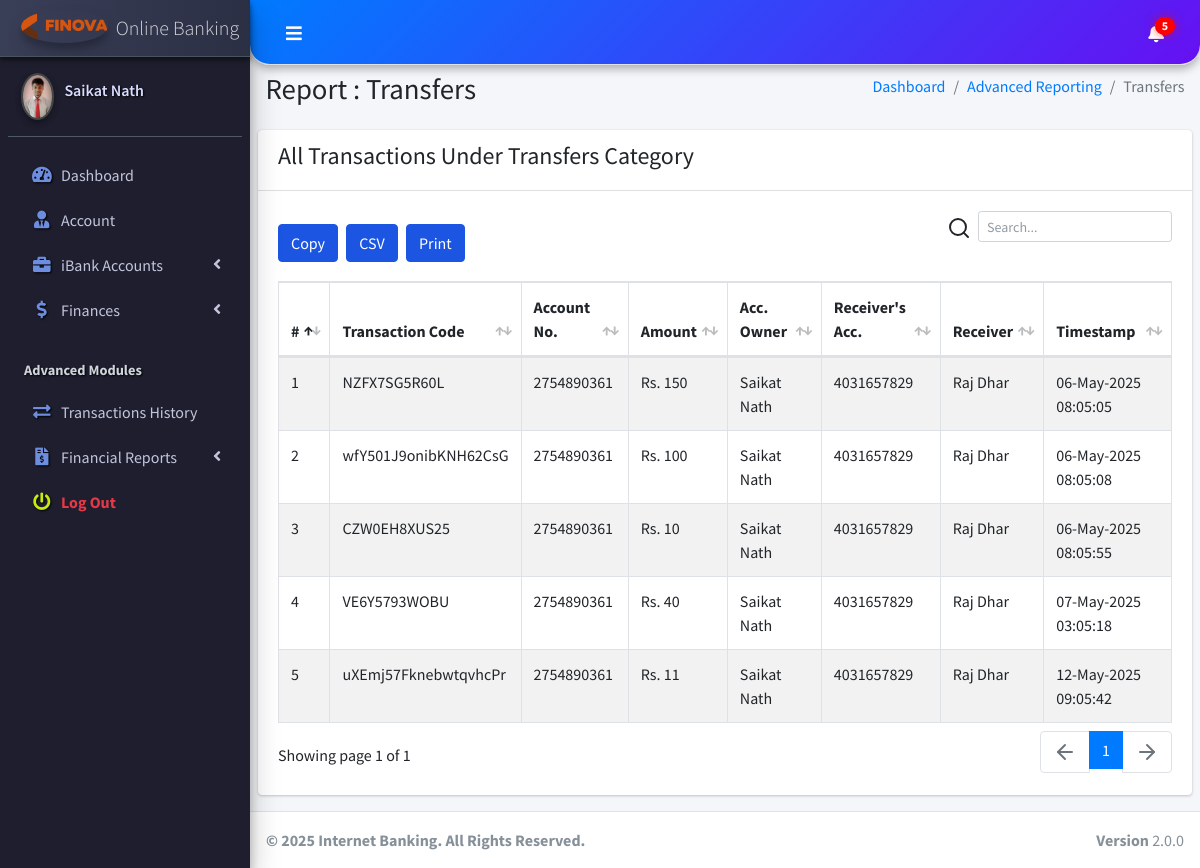
The app's page /client/pages_financial_reporting_transfers.php (signed in) with its own data.
### tables this page shows
CREATE TABLE `ib_systemsettings` (
  `id` int(20) NOT NULL,
  `sys_name` longtext NOT NULL,
  `sys_tagline` longtext NOT NULL,
  `sys_logo` varchar(200) NOT NULL
);

CREATE TABLE `ib_clients` (
  `client_id` int(11) NOT NULL,
  `name` varchar(200) NOT NULL,
  `national_id` varchar(200) NOT NULL,
  `phone` varchar(200) NOT NULL,
  `address` varchar(200) NOT NULL,
  `email` varchar(200) NOT NULL,
  `password` varchar(200) NOT NULL,
  `profile_pic` varchar(200) NOT NULL,
  `client_number` varchar(200) NOT NULL
);

CREATE TABLE `ib_transactions` (
  `tr_id` int(20) NOT NULL,
  `tr_code` varchar(200) NOT NULL,
  `account_id` varchar(200) NOT NULL,
  `acc_name` varchar(200) NOT NULL,
  `account_number` varchar(200) NOT NULL,
  `acc_type` varchar(200) NOT NULL,
  `acc_amount` varchar(200) NOT NULL,
  `tr_type` varchar(200) NOT NULL,
  `tr_status` varchar(200) NOT NULL,
  `client_id` varchar(200) NOT NULL,
  `client_name` varchar(200) NOT NULL,
  `client_national_id` varchar(200) NOT NULL,
  `transaction_amt` varchar(200) NOT NULL,
  `client_phone` varchar(200) NOT NULL,
  `receiving_acc_no` varchar(200) NOT NULL,
  `created_at` timestamp(6) NOT NULL DEFAULT current_timestamp(6) ON UPDATE current_timestamp(6),
  `receiving_acc_name` varchar(200) NOT NULL,
  `receiving_acc_holder` varchar(200) NOT NULL,
  `staff_id` varchar(100) DEFAULT NULL,
  `staff_name` varchar(200) DEFAULT NULL,
  `admin_id` int(11) DEFAULT NULL
);

### client/pages_financial_reporting_transfers.php (the view, shortened to what this page needs)
<!DOCTYPE html>
<html>
<?php include("dist/_partials/head.php"); ?>
<body class="hold-transition sidebar-mini layout-fixed layout-navbar-fixed">
  <div class="wrapper">
    <?php include("dist/_partials/nav.php"); ?>
    <?php include("dist/_partials/sidebar.php"); ?>
    <div class="content-wrapper">
      <section class="content-header">
        <div class="container-fluid">
          <div class="row mb-2">
            <div class="col-sm-6">
              <h1>Report : Transfers</h1>
            </div>
            <div class="col-sm-6">
              <ol class="breadcrumb float-sm-right">
                <li class="breadcrumb-item"><a href="pages_dashboard.php">Dashboard</a></li>
                <li class="breadcrumb-item"><a href="pages_financial_reporting_withdrawals.php">Advanced Reporting</a></li>
                <li class="breadcrumb-item active">Transfers</li>
              </ol>
            </div>
          </div>
        </div>
      </section>
      <section class="content">
        <div class="row">
          <div class="col-12">
            <div class="card">
              <div class="card-header">
                <h4>All Transactions Under Transfers Category</h4>
              </div>
              <div class="card-body">
                <table id="export" class="table table-bordered table-hover table-striped">
                  <thead>
                    <tr>
                      <th>#</th>
                      <th>Transaction Code</th>
                      <th>Account No.</th>
                      <th>Amount</th>
                      <th>Acc. Owner</th>
                      <th>Receiver's Acc.</th>
                      <th>Receiver</th>
                      <th>Timestamp</th>
                    </tr>
                  </thead>
                  <tbody>
                    <?php
                    $client_id = $_SESSION['client_id'];
                    $ret = "SELECT * FROM  iB_Transactions  WHERE tr_type = 'Transfer'AND client_id =? ";
                    $stmt = $mysqli->prepare($ret);
                    $stmt->bind_param('i', $client_id);
                    $stmt->execute();
                    $res = $stmt->get_result();
                    $cnt = 1;
                    while ($row = $res->fetch_object()) {
                      $transTstamp = $row->created_at;
                    ?>
                      <tr>
                        <td><?php echo $cnt; ?></td>
                        <td><?php echo $row->tr_code; ?></a></td>
                        <td><?php echo $row->account_number; ?></td>
                        <td>Rs. <?php echo $row->transaction_amt; ?></td>
                        <td><?php echo $row->client_name; ?></td>
                        <td><?php echo $row->receiving_acc_no; ?></td>
                        <td><?php echo $row->receiving_acc_holder; ?></td>
                        <td><?php echo date("d-M-Y h:m:s ", strtotime($transTstamp)); ?></td>
                      </tr>
                    <?php $cnt = $cnt + 1;
                    } ?>
                </table>
              </div>
            </div>
          </div>
        </div>
      </section>
    </div>
    <?php include("dist/_partials/footer.php"); ?>
  </div>
</body>
</html>

### client/dist/_partials/sidebar.php (shortened to what this page needs)
<aside class="main-sidebar sidebar-dark-primary elevation-4">
  <?php
$client_id = $_SESSION['client_id'];
  $ret = "SELECT * FROM  iB_clients  WHERE client_id = ? ";
  $stmt = $mysqli->prepare($ret);
  $stmt->bind_param('i', $client_id);
  $stmt->execute();
  $res = $stmt->get_result();
  while ($row = $res->fetch_object()) {
    $acc_status = 'Pending';
    $acc_qry = "SELECT acc_status FROM iB_bankAccounts WHERE client_id = ? LIMIT 1";
    $acc_stmt = $mysqli->prepare($acc_qry);
    $acc_stmt->bind_param('i', $client_id);
    $acc_stmt->execute();
    $acc_stmt->bind_result($acc_status);
    if ($row->profile_pic == '') {
      $profile_picture = "<img src='../admin/dist/img/user_icon.png' class=' elevation-2' alt='User Image'>
                ";
    } else {
      $profile_picture = "<img src='../admin/dist/img/$row->profile_pic' class='elevation-2' alt='User Image'>
                ";
    }
    $ret = "SELECT * FROM `iB_SystemSettings` ";
    $stmt = $mysqli->prepare($ret);
    $stmt->execute();
    $res = $stmt->get_result();
    while ($sys = $res->fetch_object()) {
  ?>
      <a href="pages_dashboard.php" class="brand-link">
        <img src="../admin/dist/img/<?php echo $sys->sys_logo;?>" alt="iBanking Logo" class="brand-image img-circle elevation-3" style="opacity: .8">
        <span class="brand-text font-weight-light"><?php echo $sys->sys_name;?></span>
      </a>
      <div class="sidebar">
        <div class="user-panel mt-3 pb-3 mb-3 d-flex">
          <div class="image">
            <?php echo $profile_picture; ?>
          </div>
          <div class="info">
            <a href="pages_dashboard.php" class="d-block"><?php echo $row->name; ?></a>
          </div>
        </div>
        <nav class="mt-2">
          <ul class="nav nav-pills nav-sidebar flex-column" data-widget="treeview" role="menu" data-accordion="false">
            <li class="nav-item has-treeview">
              <a href="pages_dashboard.php" class="nav-link">
                <i class="nav-icon fas fa-tachometer-alt"></i>
                <p>
                  Dashboard
                </p>
              </a>
            </li>
            <li class="nav-item">
              <a href="pages_account.php" class="nav-link">
                <i class="nav-icon fas fa-user-tie"></i>
                <p>
                  Account
                </p>
              </a>
            </li>
            <li class="nav-item has-treeview">
              <a href="#" class="nav-link">
                <i class="nav-icon fas fa-briefcase"></i>
                <p>
                  iBank Accounts
                  <i class="fas fa-angle-left right"></i>
                </p>
              </a>
            </li>
            <li class="nav-item has-treeview">
              <a href="#" class="nav-link <?php echo ($acc_status == 'Approved') ? '' : 'disabled-link'; ?>">
                <i class="nav-icon fas fa-dollar-sign"></i>
                <p>Finances<i class="fas fa-angle-left right"></i></p>
              </a>
            </li>
                       <li class="nav-header">Advanced Modules</li>
            <li class="nav-item">
              <a href="pages_transactions_engine.php" class="nav-link <?php echo ($acc_status == 'Approved') ? '' : 'disabled-link'; ?>">
                <i class="nav-icon fas fa-exchange-alt"></i>
                <p>Transactions History</p>
              </a>
            </li>
            <li class="nav-item has-treeview">
              <a href="#" class="nav-link <?php echo ($acc_status == 'Approved') ? '' : 'disabled-link'; ?>">
                <i class="nav-icon fas fa-file-invoice-dollar"></i>
                <p>Financial Reports<i class="fas fa-angle-left right"></i></p>
              </a>
            </li>
<li class="nav-item">
  <a href="pages_logout.php" class="nav-link" style="color: #e63946;">
    <i class="nav-icon fas fa-power-off" style="color: #c8eb0c !important;"></i>
    <p style="color: #e63946; font-weight: bold;">
      Log Out
    </p>
  </a>
</li>
          </ul>
        </nav>
      </div>
</aside>
<?php
    }
  } ?>

### client/dist/_partials/footer.php
<?php
$ret = "SELECT * FROM `iB_SystemSettings` ";
$stmt = $mysqli->prepare($ret);
$stmt->execute();
$res = $stmt->get_result();
while ($sys = $res->fetch_object()) {
?>
  <footer class="main-footer">
    <strong>&copy;
      2025 Internet Banking. All Rights Reserved.</strong>
    <div class="float-right d-none d-sm-inline-block">
      <b>Version</b> 2.0.0
    </div>
  </footer>
<?php } ?>

### client/dist/_partials/sidebar.php (style rules this page uses)
.main-sidebar { background: #1e1e2f; box-shadow: inset -3px -3px 7px #2c2c3e, inset 3px 3px 7px #0e0e1a; }
.main-sidebar .brand-link { background: linear-gradient(to right, #3a3f58, #2b2f44); box-shadow: 0 3px 5px rgba(0, 0, 0, 0.5); }
.main-sidebar .nav-link { transition: all 0.3s ease; border-radius: 10px; margin: 2px 5px; color: #c2c6dc !important; }
.nav-icon { color: #6d8ddf !important; text-shadow: 1px 1px 2px #000; }
.nav-header { color: #888ca9; font-weight: bold; padding-left: 15px; text-shadow: 1px 1px 2px #000; }
.user-panel .image img { border: 2px solid #444; box-shadow: 0 0 10px rgba(255, 255, 255, 0.1); border-radius: 50%; }
.user-panel .info a { color: #d9dcff; font-weight: 600; text-shadow: 1px 1px 2px #000; }

### records on screen
ib_clients: name "Saikat Nath"
ib_systemsettings: sys_logo (picture), sys_name "Online Banking", ib_clients.profile_pic (picture)
ib_transactions: tr_code "NZFX7SG5R60L", account_number "2754890361", transaction_amt "150", client_name "Saikat Nath", receiving_acc_no "4031657829", receiving_acc_holder "Raj Dhar", created_at "06-May-2025 08:05:05"
ib_transactions: tr_code "wfY501J9onibKNH62CsG", account_number "2754890361", transaction_amt "100", client_name "Saikat Nath", receiving_acc_no "4031657829", receiving_acc_holder "Raj Dhar", created_at "06-May-2025 08:05:08"
ib_transactions: tr_code "CZW0EH8XUS25", account_number "2754890361", transaction_amt "10", client_name "Saikat Nath", receiving_acc_no "4031657829", receiving_acc_holder "Raj Dhar", created_at "06-May-2025 08:05:55"
ib_transactions: tr_code "VE6Y5793WOBU", account_number "2754890361", transaction_amt "40", client_name "Saikat Nath", receiving_acc_no "4031657829", receiving_acc_holder "Raj Dhar", created_at "07-May-2025 03:05:18"
ib_transactions: tr_code "uXEmj57FknebwtqvhcPr", account_number "2754890361", transaction_amt "11", client_name "Saikat Nath", receiving_acc_no "4031657829", receiving_acc_holder "Raj Dhar", created_at "12-May-2025 09:05:42"
